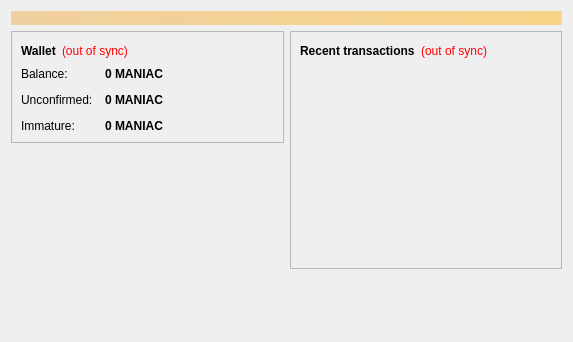
<?xml version="1.0" encoding="UTF-8"?>
<ui version="4.0">
 <class>OverviewPage</class>
 <widget class="QWidget" name="OverviewPage">
  <property name="geometry">
   <rect>
    <x>0</x>
    <y>0</y>
    <width>573</width>
    <height>342</height>
   </rect>
  </property>
  <property name="windowTitle">
   <string>Form</string>
  </property>
  <layout class="QVBoxLayout" name="topLayout">
   <item>
    <widget class="QLabel" name="labelAlerts">
     <property name="visible">
      <bool>false</bool>
     </property>
     <property name="styleSheet">
      <string notr="true">background-color: qlineargradient(x1: 0, y1: 0, x2: 1, y2: 0, stop:0 #F0D0A0, stop:1 #F8D488); color:#000000;</string>
     </property>
     <property name="wordWrap">
      <bool>true</bool>
     </property>
     <property name="margin">
      <number>3</number>
     </property>
    </widget>
   </item>
   <item>
    <layout class="QHBoxLayout" name="horizontalLayout" stretch="1,1">
     <item>
      <layout class="QVBoxLayout" name="verticalLayout_2">
       <item>
        <widget class="QFrame" name="frame">
         <property name="frameShape">
          <enum>QFrame::StyledPanel</enum>
         </property>
         <property name="frameShadow">
          <enum>QFrame::Raised</enum>
         </property>
         <layout class="QVBoxLayout" name="verticalLayout_4">
          <item>
           <layout class="QHBoxLayout" name="horizontalLayout_4">
            <item>
             <widget class="QLabel" name="label_5">
              <property name="font">
               <font>
                <weight>75</weight>
                <bold>true</bold>
               </font>
              </property>
              <property name="text">
               <string>Wallet</string>
              </property>
             </widget>
            </item>
            <item>
             <widget class="QLabel" name="labelWalletStatus">
              <property name="toolTip">
               <string>The displayed information may be out of date. Your wallet automatically synchronizes with the Maniaccoin network after a connection is established, but this process has not completed yet.</string>
              </property>
              <property name="styleSheet">
               <string notr="true">QLabel { color: red; }</string>
              </property>
              <property name="text">
               <string notr="true">(out of sync)</string>
              </property>
              <property name="alignment">
               <set>Qt::AlignLeading|Qt::AlignLeft|Qt::AlignVCenter</set>
              </property>
             </widget>
            </item>
            <item>
             <spacer name="horizontalSpacer_2">
              <property name="orientation">
               <enum>Qt::Horizontal</enum>
              </property>
              <property name="sizeHint" stdset="0">
               <size>
                <width>40</width>
                <height>20</height>
               </size>
              </property>
             </spacer>
            </item>
           </layout>
          </item>
          <item>
           <layout class="QFormLayout" name="formLayout_2">
            <property name="fieldGrowthPolicy">
             <enum>QFormLayout::AllNonFixedFieldsGrow</enum>
            </property>
            <property name="horizontalSpacing">
             <number>12</number>
            </property>
            <property name="verticalSpacing">
             <number>12</number>
            </property>
            <item row="0" column="0">
             <widget class="QLabel" name="label">
              <property name="text">
               <string>Balance:</string>
              </property>
             </widget>
            </item>
            <item row="0" column="1">
             <widget class="QLabel" name="labelBalance">
              <property name="font">
               <font>
                <weight>75</weight>
                <bold>true</bold>
               </font>
              </property>
              <property name="cursor">
               <cursorShape>IBeamCursor</cursorShape>
              </property>
              <property name="toolTip">
               <string>Your current balance</string>
              </property>
              <property name="text">
               <string notr="true">0 MANIAC</string>
              </property>
              <property name="textInteractionFlags">
               <set>Qt::LinksAccessibleByMouse|Qt::TextSelectableByKeyboard|Qt::TextSelectableByMouse</set>
              </property>
             </widget>
            </item>
            <item row="1" column="0">
             <widget class="QLabel" name="label_3">
              <property name="text">
               <string>Unconfirmed:</string>
              </property>
             </widget>
            </item>
            <item row="1" column="1">
             <widget class="QLabel" name="labelUnconfirmed">
              <property name="font">
               <font>
                <weight>75</weight>
                <bold>true</bold>
               </font>
              </property>
              <property name="cursor">
               <cursorShape>IBeamCursor</cursorShape>
              </property>
              <property name="toolTip">
               <string>Total of transactions that have yet to be confirmed, and do not yet count toward the current balance</string>
              </property>
              <property name="text">
               <string notr="true">0 MANIAC</string>
              </property>
              <property name="textInteractionFlags">
               <set>Qt::LinksAccessibleByMouse|Qt::TextSelectableByKeyboard|Qt::TextSelectableByMouse</set>
              </property>
             </widget>
            </item>
            <item row="2" column="0">
             <widget class="QLabel" name="labelImmatureText">
              <property name="text">
               <string>Immature:</string>
              </property>
             </widget>
            </item>
            <item row="2" column="1">
             <widget class="QLabel" name="labelImmature">
              <property name="font">
               <font>
                <weight>75</weight>
                <bold>true</bold>
               </font>
              </property>
              <property name="toolTip">
               <string>Mined balance that has not yet matured</string>
              </property>
              <property name="text">
               <string notr="true">0 MANIAC</string>
              </property>
              <property name="textInteractionFlags">
               <set>Qt::LinksAccessibleByMouse|Qt::TextSelectableByKeyboard|Qt::TextSelectableByMouse</set>
              </property>
             </widget>
            </item>
           </layout>
          </item>
         </layout>
        </widget>
       </item>
       <item>
        <spacer name="verticalSpacer">
         <property name="orientation">
          <enum>Qt::Vertical</enum>
         </property>
         <property name="sizeHint" stdset="0">
          <size>
           <width>20</width>
           <height>40</height>
          </size>
         </property>
        </spacer>
       </item>
      </layout>
     </item>
     <item>
      <layout class="QVBoxLayout" name="verticalLayout_3">
       <item>
        <widget class="QFrame" name="frame_2">
         <property name="frameShape">
          <enum>QFrame::StyledPanel</enum>
         </property>
         <property name="frameShadow">
          <enum>QFrame::Raised</enum>
         </property>
         <layout class="QVBoxLayout" name="verticalLayout">
          <item>
           <layout class="QHBoxLayout" name="horizontalLayout_2">
            <item>
             <widget class="QLabel" name="label_4">
              <property name="text">
               <string>&lt;b&gt;Recent transactions&lt;/b&gt;</string>
              </property>
             </widget>
            </item>
            <item>
             <widget class="QLabel" name="labelTransactionsStatus">
              <property name="toolTip">
               <string>The displayed information may be out of date. Your wallet automatically synchronizes with the Maniaccoin network after a connection is established, but this process has not completed yet.</string>
              </property>
              <property name="styleSheet">
               <string notr="true">QLabel { color: red; }</string>
              </property>
              <property name="text">
               <string notr="true">(out of sync)</string>
              </property>
              <property name="alignment">
               <set>Qt::AlignRight|Qt::AlignTrailing|Qt::AlignVCenter</set>
              </property>
             </widget>
            </item>
            <item>
             <spacer name="horizontalSpacer">
              <property name="orientation">
               <enum>Qt::Horizontal</enum>
              </property>
              <property name="sizeHint" stdset="0">
               <size>
                <width>40</width>
                <height>20</height>
               </size>
              </property>
             </spacer>
            </item>
           </layout>
          </item>
          <item>
           <widget class="QListView" name="listTransactions">
            <property name="styleSheet">
             <string notr="true">QListView { background: transparent; }</string>
            </property>
            <property name="frameShape">
             <enum>QFrame::NoFrame</enum>
            </property>
            <property name="verticalScrollBarPolicy">
             <enum>Qt::ScrollBarAlwaysOff</enum>
            </property>
            <property name="horizontalScrollBarPolicy">
             <enum>Qt::ScrollBarAlwaysOff</enum>
            </property>
            <property name="selectionMode">
             <enum>QAbstractItemView::NoSelection</enum>
            </property>
           </widget>
          </item>
         </layout>
        </widget>
       </item>
       <item>
        <spacer name="verticalSpacer_2">
         <property name="orientation">
          <enum>Qt::Vertical</enum>
         </property>
         <property name="sizeHint" stdset="0">
          <size>
           <width>20</width>
           <height>40</height>
          </size>
         </property>
        </spacer>
       </item>
      </layout>
     </item>
    </layout>
   </item>
  </layout>
 </widget>
 <resources/>
 <connections/>
</ui>
